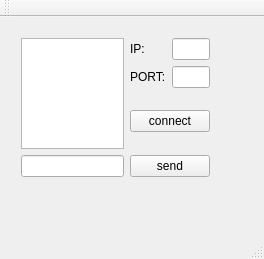
<?xml version="1.0" encoding="UTF-8"?>
<ui version="4.0">
 <class>MainWindow</class>
 <widget class="QMainWindow" name="MainWindow">
  <property name="geometry">
   <rect>
    <x>0</x>
    <y>0</y>
    <width>264</width>
    <height>259</height>
   </rect>
  </property>
  <property name="windowTitle">
   <string>MainWindow</string>
  </property>
  <widget class="QWidget" name="centralWidget">
   <widget class="QWidget" name="">
    <property name="geometry">
     <rect>
      <x>10</x>
      <y>10</y>
      <width>211</width>
      <height>161</height>
     </rect>
    </property>
    <layout class="QGridLayout" name="gridLayout_2">
     <item row="1" column="3">
      <widget class="QPushButton" name="pushButton">
       <property name="text">
        <string>send</string>
       </property>
      </widget>
     </item>
     <item row="0" column="3">
      <layout class="QVBoxLayout" name="verticalLayout">
       <item>
        <layout class="QGridLayout" name="gridLayout">
         <item row="0" column="0">
          <widget class="QLabel" name="label">
           <property name="text">
            <string>IP:</string>
           </property>
          </widget>
         </item>
         <item row="0" column="1">
          <widget class="QLineEdit" name="lineEdit_2"/>
         </item>
         <item row="1" column="0">
          <widget class="QLabel" name="label_2">
           <property name="text">
            <string>PORT:</string>
           </property>
          </widget>
         </item>
         <item row="1" column="1">
          <widget class="QLineEdit" name="lineEdit_3"/>
         </item>
        </layout>
       </item>
       <item>
        <spacer name="verticalSpacer">
         <property name="orientation">
          <enum>Qt::Vertical</enum>
         </property>
         <property name="sizeHint" stdset="0">
          <size>
           <width>20</width>
           <height>40</height>
          </size>
         </property>
        </spacer>
       </item>
       <item>
        <widget class="QPushButton" name="pushButton_2">
         <property name="text">
          <string>connect</string>
         </property>
        </widget>
       </item>
       <item>
        <spacer name="verticalSpacer_2">
         <property name="orientation">
          <enum>Qt::Vertical</enum>
         </property>
         <property name="sizeHint" stdset="0">
          <size>
           <width>20</width>
           <height>40</height>
          </size>
         </property>
        </spacer>
       </item>
      </layout>
     </item>
     <item row="0" column="2">
      <widget class="QTextEdit" name="textEdit"/>
     </item>
     <item row="1" column="2">
      <widget class="QLineEdit" name="lineEdit"/>
     </item>
    </layout>
   </widget>
  </widget>
  <widget class="QMenuBar" name="menuBar">
   <property name="geometry">
    <rect>
     <x>0</x>
     <y>0</y>
     <width>264</width>
     <height>22</height>
    </rect>
   </property>
  </widget>
  <widget class="QToolBar" name="mainToolBar">
   <attribute name="toolBarArea">
    <enum>TopToolBarArea</enum>
   </attribute>
   <attribute name="toolBarBreak">
    <bool>false</bool>
   </attribute>
  </widget>
  <widget class="QStatusBar" name="statusBar"/>
 </widget>
 <layoutdefault spacing="6" margin="11"/>
 <resources/>
 <connections/>
</ui>
